Frame 1 (no input): blank canvas, image omitted
Frame 60 (no input): blank canvas, image omitted
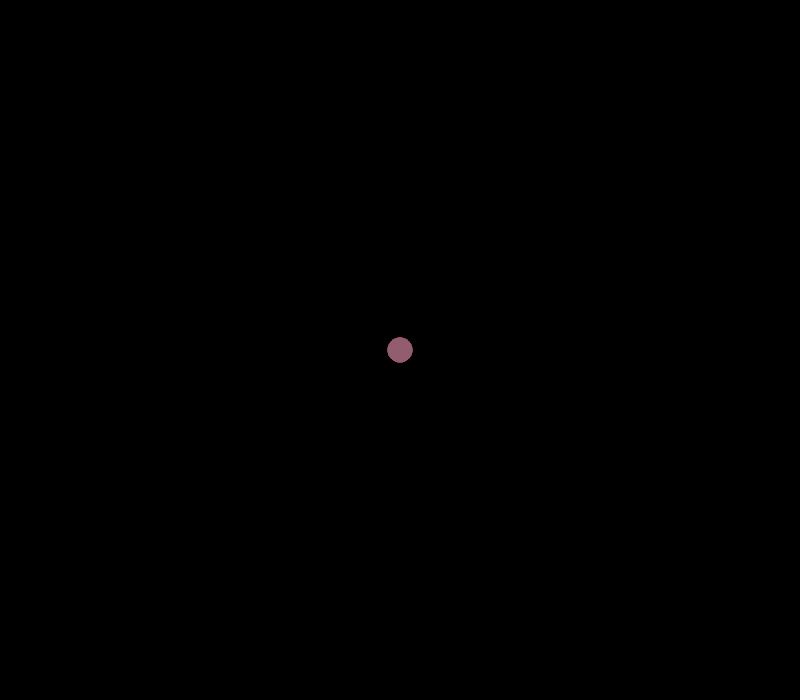
Frame 120 (the mouse pressed at the canvas centre since frame 60)

The p5.js sketch whose frames 1 and 60 were blank and that drew this single picture after the mouse press (run headless with seeded random() and noise() and a simulated clock; from frame 60 on, the mouse is pressed at the canvas centre):

// p5.js sketch
// ── sketch.js
function setup() {
    createCanvas(800, 700);
    background(0);
}

function draw() {
    
    noStroke();
    fill(150,100,120,30);
    ellipse(mouseX,mouseY,25,25);
    
}

function mousePressed(){
    background(0);
}
